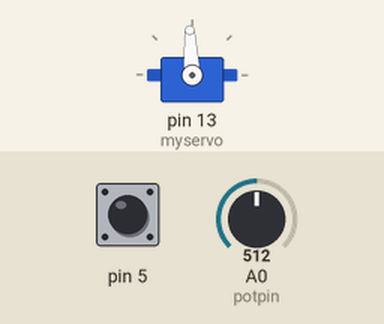
Recording of a sketch running on a simulated Arduino Uno, built with avr-gcc and run on an emulated ATmega328P. Shown: servo. The test bench sets the inputs (shaded band); at power-on: pin 5 LOW, A0 (potpin) = 512.

Above: at 1.2 s.
1.3 s: pin 5 pulled HIGH for 0.15 s
Timing chart, 0 to 4.8 s (numbered marks = the images above; inputs shaded):
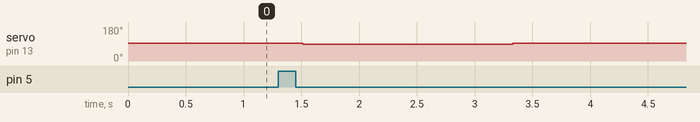

The sketch:

smart_door_locker.ino
```cpp
#include <Servo.h>
Servo myservo;
int potpin = 0;
int val;

void setup() {
  buttonLockFunctionVariableInitialization();
}

void loop() {
  if (digitalRead(5) == 1) {
      turnLockClockwise(10);
  } else {
    stopLock();
  }
  delay(15);
}

void buttonLockFunctionVariableInitialization(){
  pinMode(5, INPUT);
  myservo.attach(13);
  Serial.begin(9600);
}

void turnLockCounterClockwise(int time){
  for(int i = 0; i<time;i++){
    val = analogRead(potpin);
    val = map(val, 0, 1023, 180, 0);
    myservo.write(val);
  }
}

void turnLockClockwise(int time){
  for(int i = 0; i<time;i++){
    delay(200);
    val = analogRead(potpin);
    val = map(val, 0, 1023, 0, 180);
    myservo.write(val);
  }
}

void stopLock(){
  myservo.writeMicroseconds(1500);
}
```

Measured:
- after the input at 1.3 s, servo on pin 13 (myservo): 93° → 90° after 0.21 s, → 93° 1.8 s later
